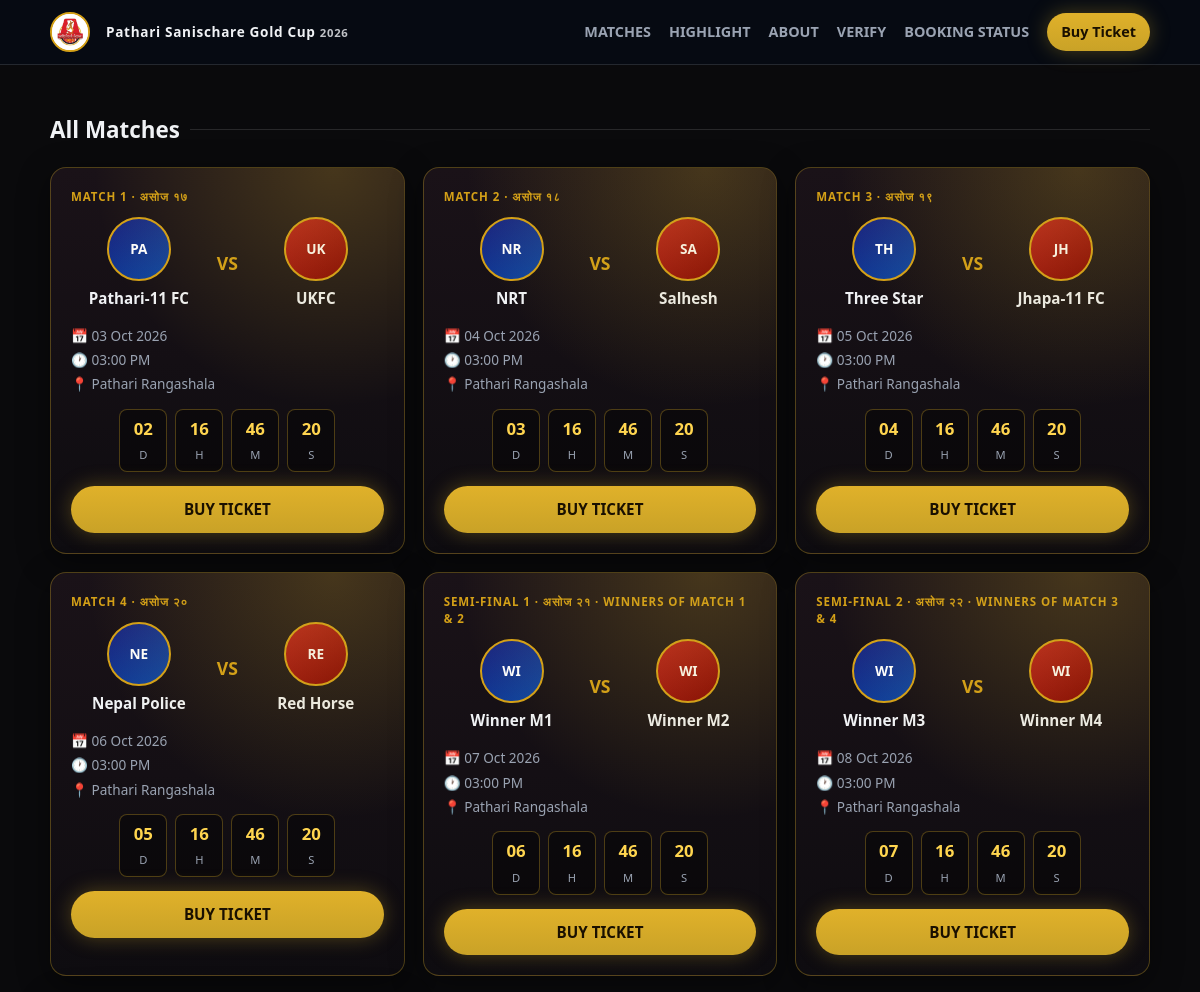
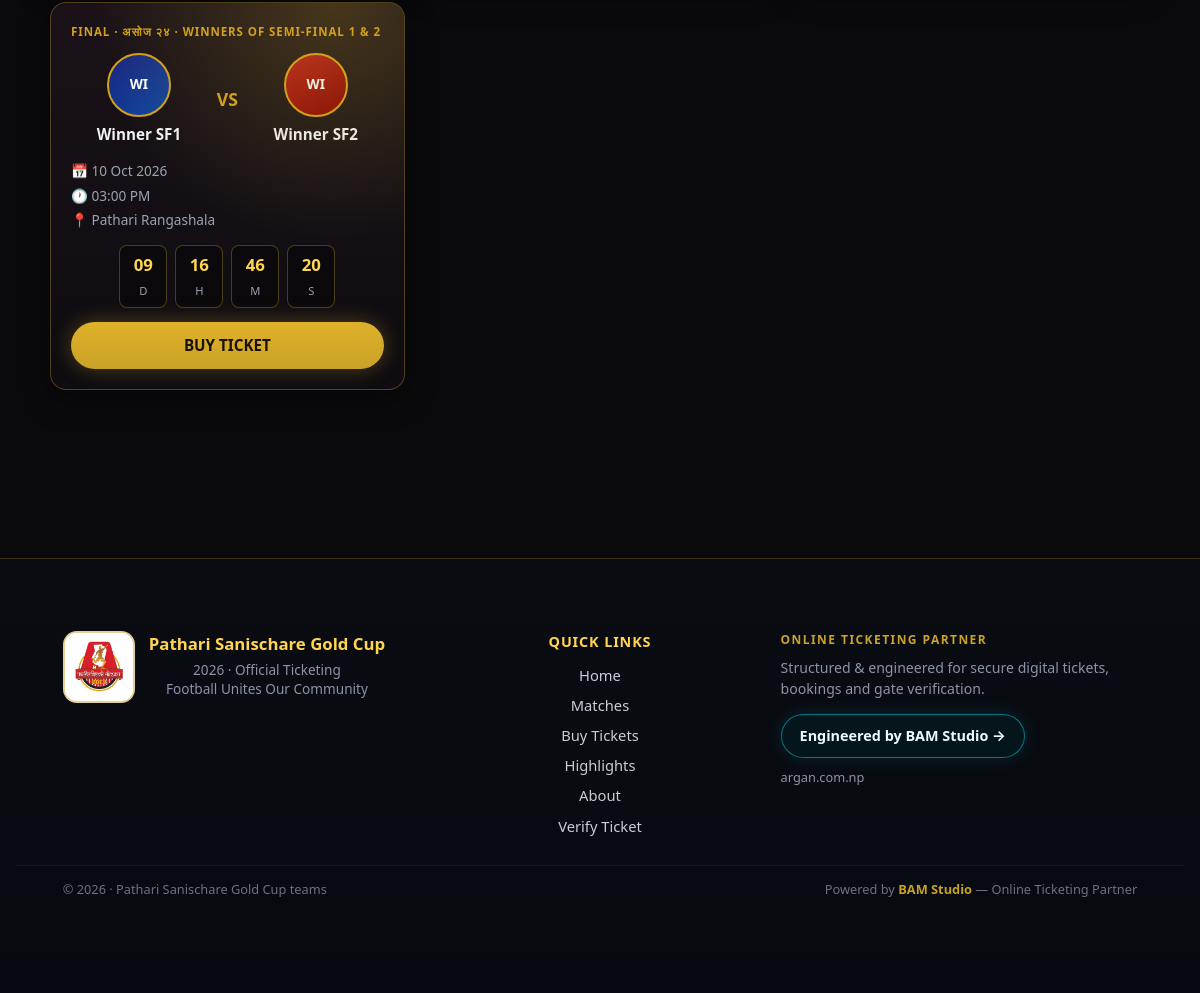
Screenshot of /matches with the database file from the repository (2 pictures, top to bottom).
### app/models/settings.py (models this page shows, shortened)
class SiteSetting(db.Model):
    __tablename__ = 'site_settings'
    id = db.Column(db.Integer, primary_key=True)
    key = db.Column(db.String(100), unique=True, nullable=False, index=True)
    value = db.Column(db.Text)
    updated_at = db.Column(db.DateTime, default=lambda: datetime.now(timezone.utc),
                           onupdate=lambda: datetime.now(timezone.utc))
    @classmethod
    def get(cls, key, default=''):
        row = cls.query.filter_by(key=key).first()
        return row.value if row and row.value is not None else default

### app/models/match.py (models this page shows, shortened)
class Match(db.Model):
    __tablename__ = 'matches'
    id = db.Column(db.Integer, primary_key=True)
    title = db.Column(db.String(200))
    home_team_id = db.Column(db.Integer, db.ForeignKey('teams.id'), nullable=False)
    away_team_id = db.Column(db.Integer, db.ForeignKey('teams.id'), nullable=False)
    match_date = db.Column(db.DateTime, nullable=False)
    venue = db.Column(db.String(200), default='Pathari, Morang')
    venue_detail = db.Column(db.String(200), default='Domalai Rajbanshi Ground')
    status = db.Column(db.String(20), default='upcoming')  # upcoming, live, completed, cancelled
    is_featured = db.Column(db.Boolean, default=False)
    poster = db.Column(db.String(255))
    created_at = db.Column(db.DateTime, default=lambda: datetime.now(timezone.utc))
    home_team = db.relationship('Team', foreign_keys=[home_team_id])
    away_team = db.relationship('Team', foreign_keys=[away_team_id])
    ticket_classes = db.relationship('TicketClass', backref='match', lazy='dynamic')

### app/models/team.py (models this page shows, shortened)
class Team(db.Model):
    __tablename__ = 'teams'
    id = db.Column(db.Integer, primary_key=True)
    name = db.Column(db.String(120), nullable=False)
    short_name = db.Column(db.String(40))
    logo = db.Column(db.String(255))  # path under static/uploads
    primary_color = db.Column(db.String(20), default='#1a237e')
    secondary_color = db.Column(db.String(20), default='#ffffff')
    is_active = db.Column(db.Boolean, default=True)
    created_at = db.Column(db.DateTime, default=lambda: datetime.now(timezone.utc))

### app/routes/public.py (the view)
@public_bp.route('/matches')
def matches():
    items = Match.query.order_by(Match.match_date.asc()).all()
    return render_template('public/matches.html', matches=items)

### app/templates/public/matches.html (shortened to what this page needs)
{% extends "public/base.html" %}
{% block content %}
<section class="section">
  <div class="container">
    <h1 class="section-title">All Matches</h1>
    <div class="match-grid">
      {% for m in matches %}
      <article class="match-card">
        <div class="league">{{ m.title or 'Pathari Gold Cup' }}</div>
        <div class="teams">
          <div class="team">
            {% if m.home_team and m.home_team.logo %}
            <div class="crest crest-img"><img src="{{ url_for('public.media', filename=m.home_team.logo) }}" alt=""></div>
            {% else %}
            <div class="crest">{{ (m.home_team.short_name or m.home_team.name)[:2]|upper }}</div>
            {% endif %}
            <div class="name">{{ m.home_team.short_name or m.home_team.name }}</div>
          </div>
          <div class="vs">VS</div>
          <div class="team">
            {% if m.away_team and m.away_team.logo %}
            <div class="crest crest-img"><img src="{{ url_for('public.media', filename=m.away_team.logo) }}" alt=""></div>
            {% else %}
            <div class="crest" style="background:linear-gradient(145deg,#b71c1c,#7f0000)">{{ (m.away_team.short_name or m.away_team.name)[:2]|upper }}</div>
            {% endif %}
            <div class="name">{{ m.away_team.short_name or m.away_team.name }}</div>
          </div>
        </div>
        <div class="meta">
          <div>📅 {{ m.match_date.strftime('%d %b %Y') if m.match_date else '—' }}</div>
          <div>🕐 {{ m.match_date.strftime('%I:%M %p') if m.match_date else '—' }}</div>
          <div>📍 {{ m.venue or 'Pathari Rangashala' }}</div>
        </div>
        <div class="countdown countdown-sm js-countdown" data-target="{{ m.match_date.isoformat() if m.match_date else '' }}">
          <div class="unit"><strong data-d>--</strong><span>D</span></div>
          <div class="unit"><strong data-h>--</strong><span>H</span></div>
          <div class="unit"><strong data-m>--</strong><span>M</span></div>
          <div class="unit"><strong data-s>--</strong><span>S</span></div>
        </div>
        <a class="btn btn-gold btn-block" href="{{ url_for('public.buy', match_id=m.id) }}">BUY TICKET</a>
      </article>
      {% else %}
      <p style="color:var(--muted)">No matches scheduled.</p>
      {% endfor %}
    </div>
  </div>
</section>
{% endblock %}

### app/templates/public/base.html (shortened to what this page needs)
<!DOCTYPE html>
<html lang="en">
<head>
  <link rel="stylesheet" href="{{ url_for('static', filename='css/main.css') }}">
</head>
<body class="app-shell">
  <header class="topnav">
    <div class="container topnav-inner">
      <a class="logo" href="{{ url_for('public.home') }}">
        {% if site_logo_url %}
        <img src="{{ site_logo_url }}" alt="{{ site_name }} logo" class="brand-logo" width="40" height="40">
        {% else %}
        <img src="{{ url_for('static', filename='images/logo.jpg') }}" alt="{{ site_name }} logo" class="brand-logo" width="40" height="40">
        {% endif %}
        <span>{{ site_name }} <small style="opacity:0.8;font-weight:600">{{ site_year }}</small></span>
      </a>
      <nav class="nav-links" aria-label="Main">
        <a href="{{ url_for('public.matches') }}">MATCHES</a>
        <a href="{{ url_for('public.highlights') }}">HIGHLIGHT</a>
        <a href="{{ url_for('public.about') }}">ABOUT</a>
        <a href="{{ url_for('public.verify') }}">VERIFY</a>
        <a href="{{ url_for('public.booking_status') }}">BOOKING STATUS</a>
        <a class="btn btn-gold btn-sm" href="{{ url_for('public.matches') }}">Buy Ticket</a>
      </nav>
    </div>
  </header>
  <main>{% block content %}{% endblock %}</main>
  <footer class="site-footer">
    <div class="container footer-grid">
      <div class="footer-brand">
        {% if site_logo_url %}
        <img src="{{ site_logo_url }}" alt="{{ site_name }}" class="footer-logo" width="72" height="72">
        {% else %}
        <img src="{{ url_for('static', filename='images/logo.jpg') }}" alt="{{ site_name }}" class="footer-logo" width="72" height="72">
        {% endif %}
        <div>
          <strong class="footer-title">{{ site_name }}</strong>
          <p class="footer-tag">{{ site_year }} · Official Ticketing</p>
          <p class="footer-tagline">Football Unites Our Community</p>
        </div>
      </div>
      <div class="footer-links">
        <h4>Quick Links</h4>
        <nav aria-label="Footer">
          <a href="{{ url_for('public.home') }}">Home</a>
          <a href="{{ url_for('public.matches') }}">Matches</a>
          <a href="{{ url_for('public.matches') }}">Buy Tickets</a>
          <a href="{{ url_for('public.highlights') }}">Highlights</a>
          <a href="{{ url_for('public.about') }}">About</a>
          <a href="{{ url_for('public.verify') }}">Verify Ticket</a>
        </nav>
      </div>
      <div class="footer-partner">
        <p class="partner-label">ONLINE TICKETING PARTNER</p>
        <p class="partner-text">Structured &amp; engineered for secure digital tickets, bookings and gate verification.</p>
        <a class="partner-btn" href="https://argan.com.np" target="_blank" rel="noopener noreferrer">
          Engineered by BAM Studio →
        </a>
        <p class="partner-sub"><a href="https://argan.com.np" target="_blank" rel="noopener noreferrer">argan.com.np</a></p>
      </div>
    </div>
    <div class="footer-bottom">
      <div class="container footer-bottom-inner">
        <span>© {{ site_year }} · Pathari Sanischare Gold Cup teams</span>
        <span>Powered by <a href="https://argan.com.np" target="_blank" rel="noopener noreferrer">BAM Studio</a> — Online Ticketing Partner</span>
      </div>
    </div>
  </footer>
</body>
</html>

### rows the page displays
SiteSetting: value "Pathari Sanischare Gold Cup"
Match: title "MATCH 1 · असोज १७", home_team "Pathari-11 FC", away_team "UKFC", match_date "03 Oct 2026", match_date "03:00 PM", venue "Pathari Rangashala"
Team: short_name "PA"
Team: short_name "UK"
Match: title "MATCH 2 · असोज १८", home_team "NRT", away_team "Salhesh", match_date "04 Oct 2026", match_date "03:00 PM", venue "Pathari Rangashala"
Team: short_name "NR"
Team: short_name "SA"
Match: title "MATCH 3 · असोज १९", home_team "Three Star", away_team "Jhapa-11 FC", match_date "05 Oct 2026", match_date "03:00 PM", venue "Pathari Rangashala"
Team: short_name "TH"
Team: short_name "JH"
Match: title "MATCH 4 · असोज २०", home_team "Nepal Police", away_team "Red Horse", match_date "06 Oct 2026", match_date "03:00 PM", venue "Pathari Rangashala"
Team: short_name "NE"
Team: short_name "RE"
Match: title "SEMI-FINAL 1 · असोज २१ · WINNERS OF MATCH 1 & 2", home_team "Winner M1", away_team "Winner M2", match_date "07 Oct 2026", match_date "03:00 PM", venue "Pathari Rangashala"
Team: short_name "WI"
Team: short_name "WI"
Match: title "SEMI-FINAL 2 · असोज २२ · WINNERS OF MATCH 3 & 4", home_team "Winner M3", away_team "Winner M4", match_date "08 Oct 2026", match_date "03:00 PM", venue "Pathari Rangashala"
Team: short_name "WI"
Team: short_name "WI"
Match: title "FINAL · असोज २४ · WINNERS OF SEMI-FINAL 1 & 2", home_team "Winner SF1", away_team "Winner SF2", match_date "10 Oct 2026", match_date "03:00 PM", venue "Pathari Rangashala"
Team: short_name "WI"
Team: short_name "WI"

### other values shown
{{ site_year }} "2026"
